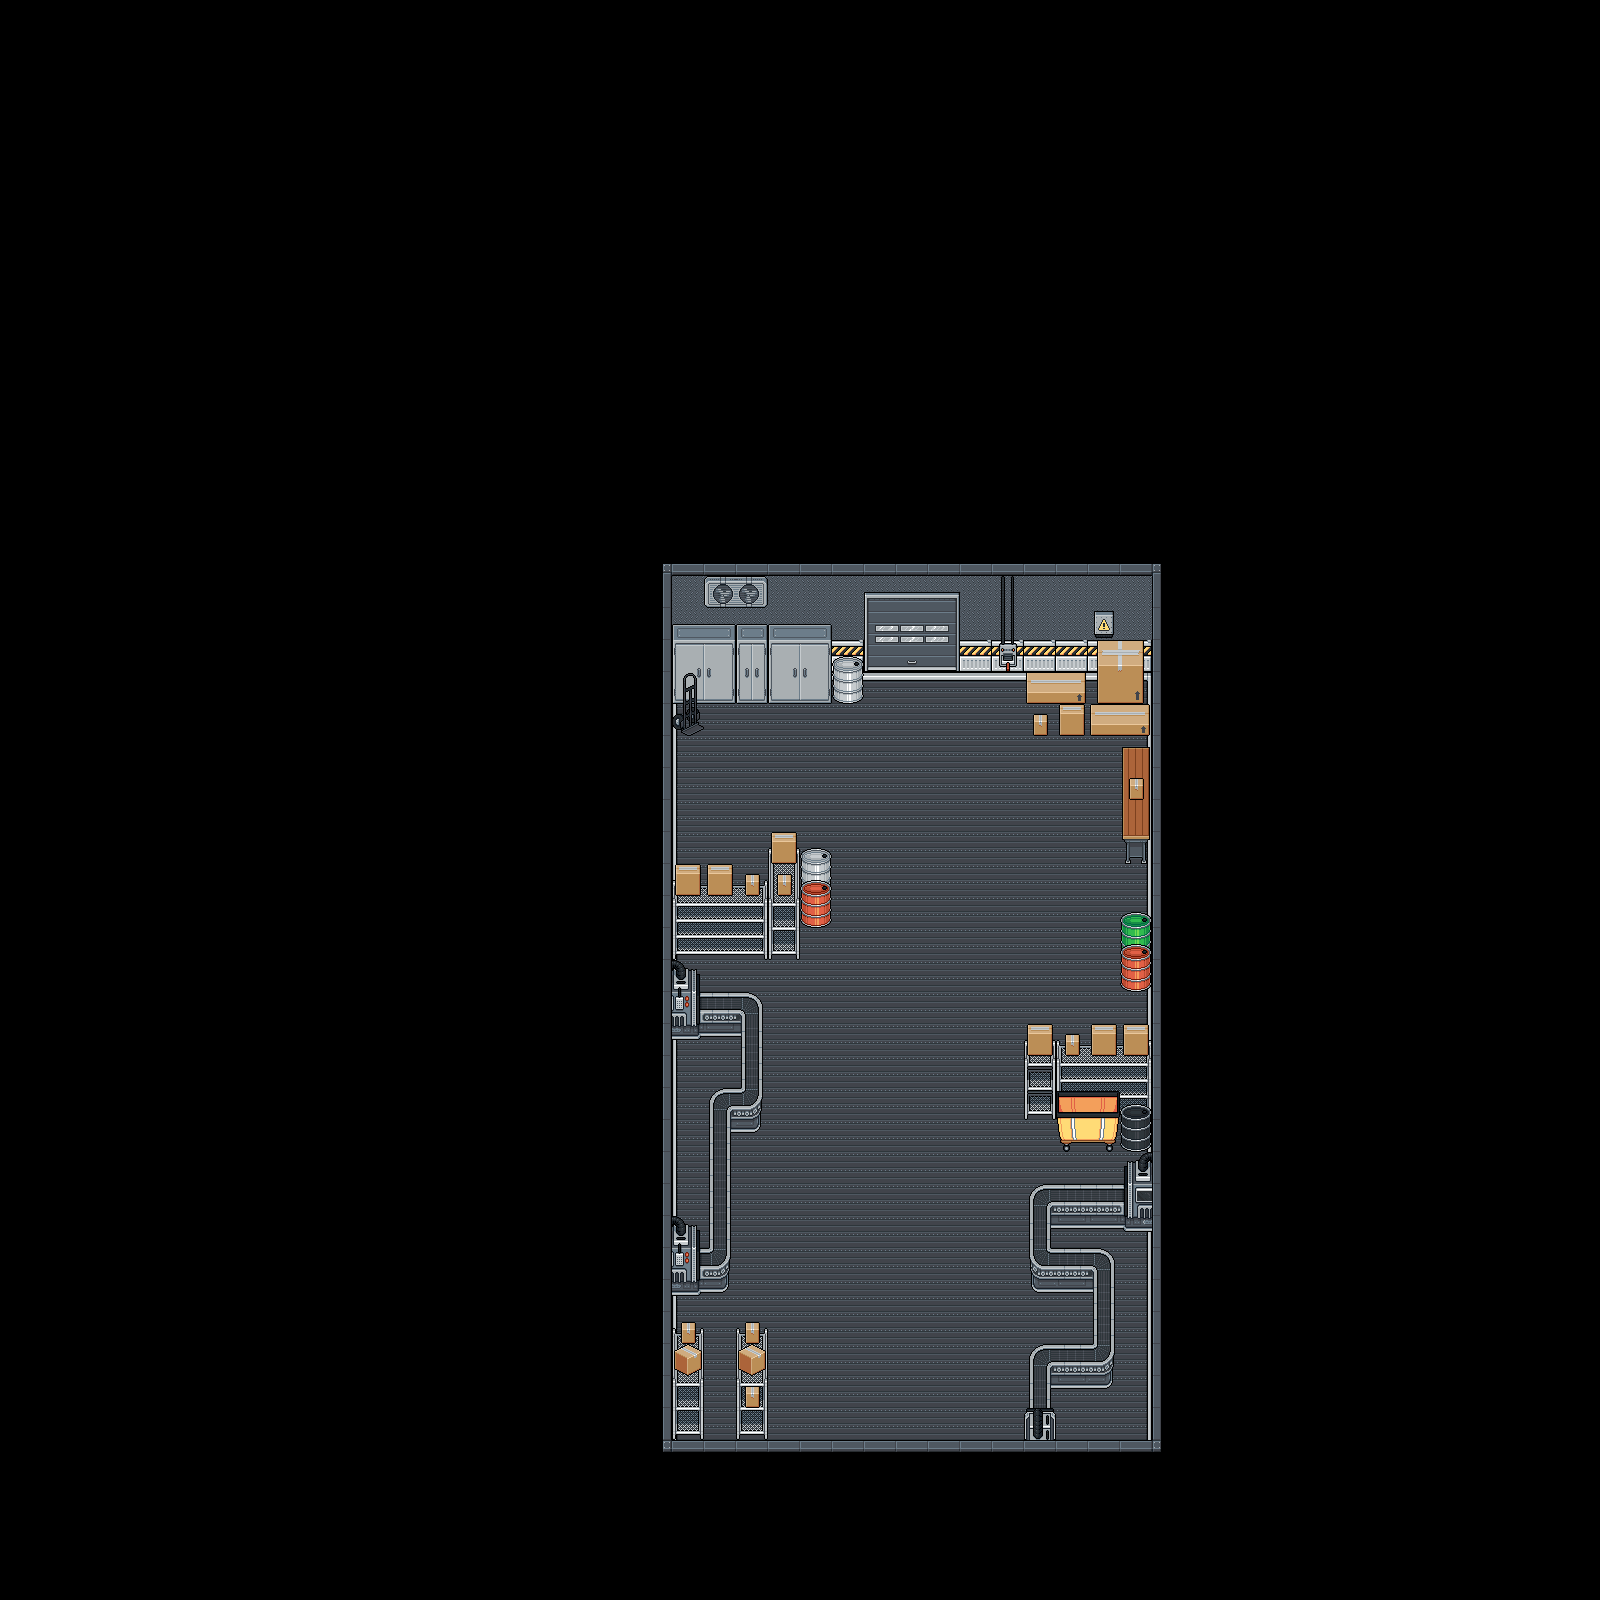

A 2D game scene composited from a Tiled map and its tileset images. What follows is a short description and the map's XML, with each tile layer's data collapsed to a summary:
An orthogonal 50x50 tile map with 32x32 px tiles, 4 tile layers (Ground, Walls, Objects, Objects on Objects), 2 tilesets.

<map version="1.10" tiledversion="1.11.2" orientation="orthogonal" renderorder="right-down" width="50" height="50" tilewidth="32" tileheight="32" infinite="0" nextlayerid="6" nextobjectid="1">
 <tileset firstgid="1" source="../TileSets/Cool Factory Items.tsx" />
 <tileset firstgid="276" source="../TileSets/Cool Factory Ground.tsx" />
 <layer id="1" name="Ground" width="50" height="50">
  <data>[2500 cells, 368 non-empty, 7 distinct tile ids]</data>
 </layer>
 <layer id="5" name="Walls" width="50" height="50">
  <data>[2500 cells, 133 non-empty, 10 distinct tile ids]</data>
 </layer>
 <layer id="2" name="Objects" width="50" height="50">
  <data>[2500 cells, 131 non-empty, 81 distinct tile ids]</data>
 </layer>
 <layer id="3" name="Objects on Objects" width="50" height="50">
  <data>[2500 cells, 27 non-empty, 13 distinct tile ids]</data>
 </layer>
</map>
